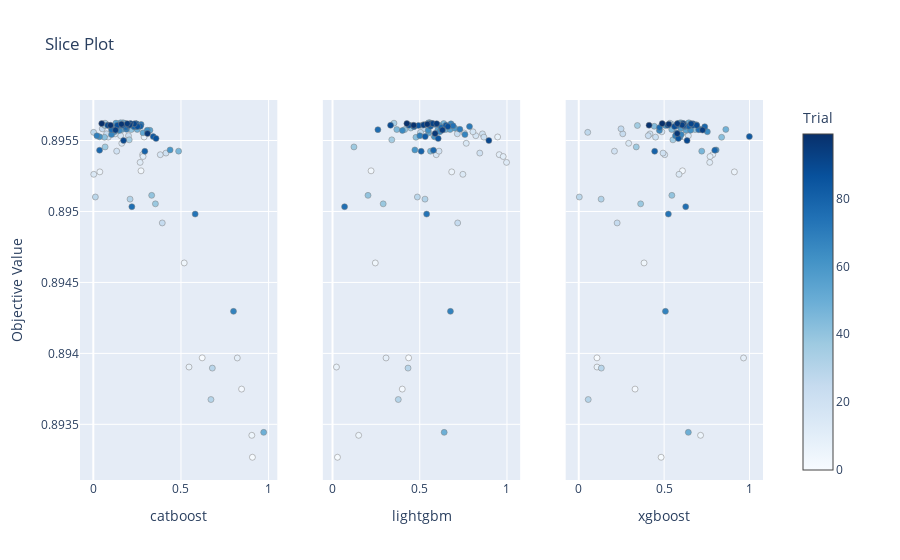

Notebook code cell kept with this figure:
### Code cell
optuna.visualization.plot_slice(study)
